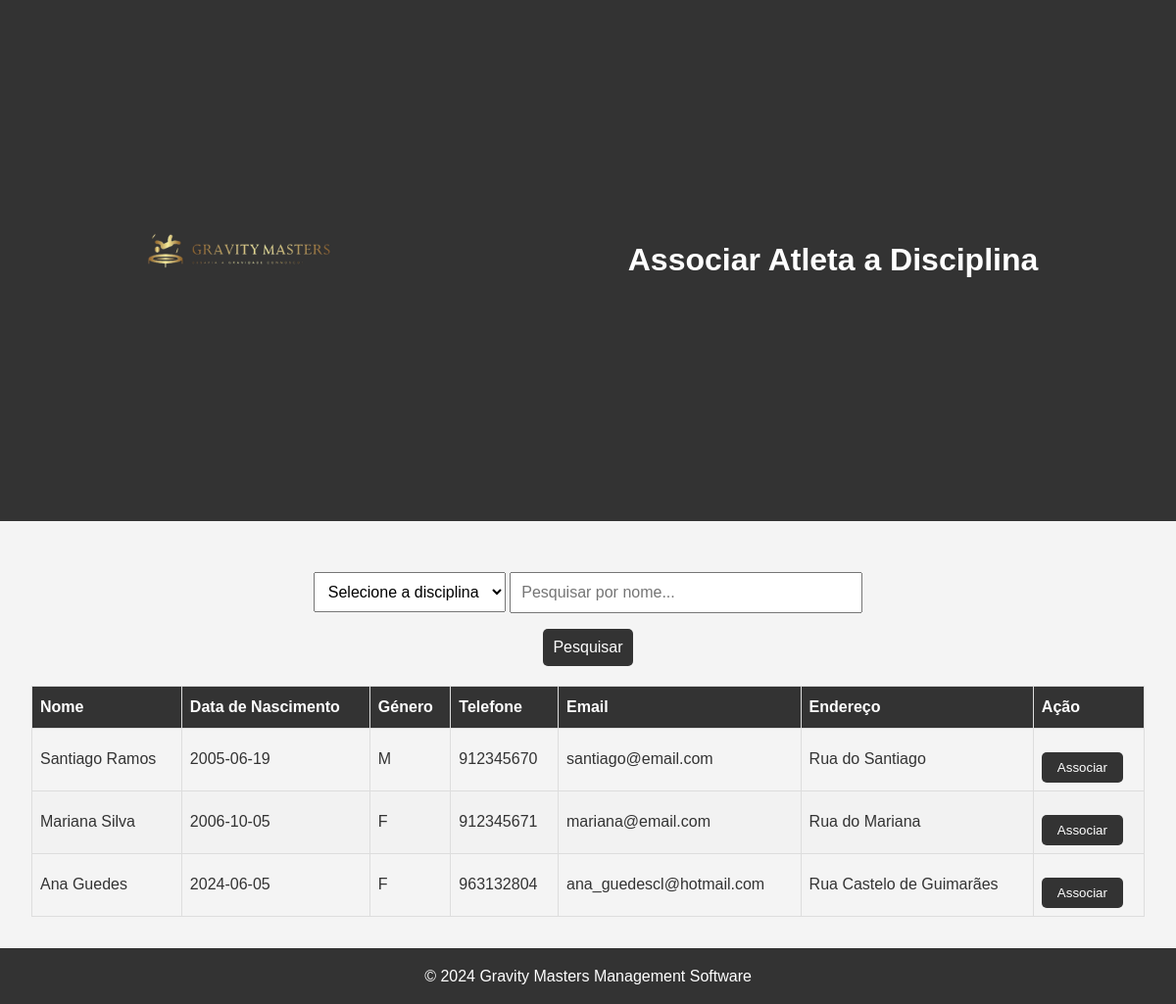
The page /frontend/assign_discipline.php on the database as committed earlier.
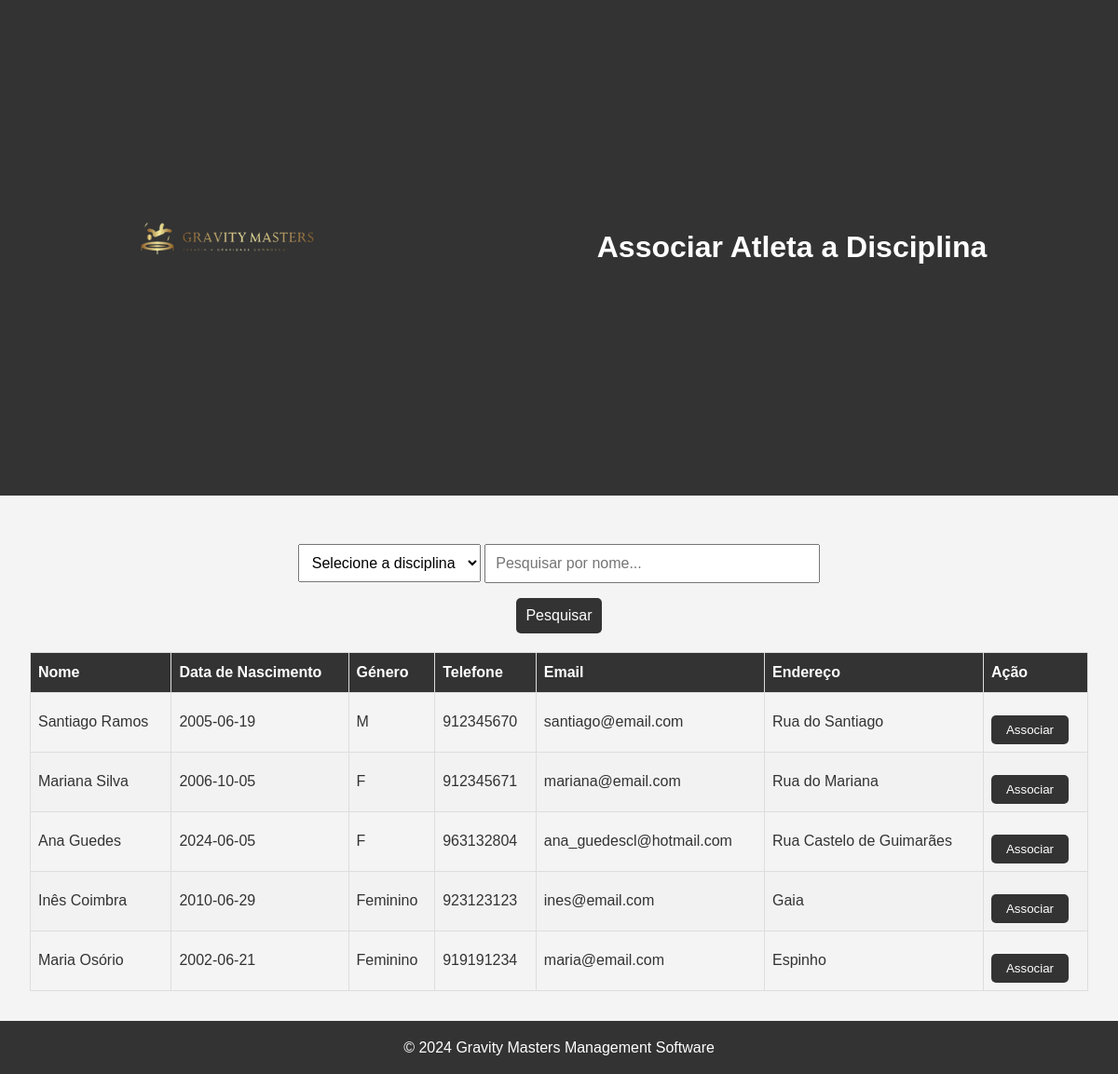
The same page on the database as committed later.
### tables this page shows
CREATE TABLE Athlete (
    idAthlete INTEGER PRIMARY KEY AUTOINCREMENT,
    name VARCHAR(255) NOT NULL,
    birthday DATE NOT NULL,
    genre VARCHAR(1) NOT NULL,
    mobile VARCHAR(20) NOT NULL,
    email VARCHAR(255) NOT NULL,
    password VARCHAR(255) NOT NULL,
    address VARCHAR(255) NOT NULL,
    ageGroup VARCHAR(255) NOT NULL,
    UNIQUE(idAthlete),
    UNIQUE(mobile),
    UNIQUE(email),
    CHECK(email LIKE '%@%')
);

### frontend/assign_discipline.php (the view, shortened to what this page needs)
<!DOCTYPE html>
<html lang="pt">
<head>
    <link rel="stylesheet" href="../css/assign_discipline.css">
</head>
<body>
    <header>
        <div class="header-content">
            <img src="..\imagens\teste.png" alt="Logo do Clube" class="header-logo">
            <h1>Associar Atleta a Disciplina</h1>
        </div>
    </header>
    <main>
        <div class="search-container">
            <select id="disciplineSelect">
                <option value="">Selecione a disciplina</option>
            </select>
            <input type="text" id="searchInput" onkeyup="filterTable()" placeholder="Pesquisar por nome...">
            <button type="button" onclick="filterTable()">Pesquisar</button>
        </div>
        <table id="athleteTable">
            <thead>
                <tr>
                    <th>Nome</th>
                    <th>Data de Nascimento</th>
                    <th>Género</th>
                    <th>Telefone</th>
                    <th>Email</th>
                    <th>Endereço</th>
                    <th>Ação</th>
                </tr>
            </thead>
            <tbody>
                <?php
                include '../backend/db_connect.php';
                try {
                    $sql = "SELECT idAthlete, name, birthday, genre, mobile, email, address FROM Athlete";
                    $stmt = $conn->query($sql);
                    while ($row = $stmt->fetch(PDO::FETCH_ASSOC)) {
                        echo "<tr>";
                        echo "<td>{$row['name']}</td>";
                        echo "<td>{$row['birthday']}</td>";
                        echo "<td>{$row['genre']}</td>";
                        echo "<td>{$row['mobile']}</td>";
                        echo "<td>{$row['email']}</td>";
                        echo "<td>{$row['address']}</td>";
                        echo "<td>
                                 <form action='../backend/assign_discipline.php' method='POST' onsubmit='return validateForm(this);'>
                                     <input type='hidden' name='athlete_id' value='{$row['idAthlete']}'>
                                     <input type='hidden' name='discipline' value='' class='disciplineInput'>
                                     <button type='submit'>Associar</button>
                                 </form>
                              </td>";
                        echo "</tr>";
                    }
                } catch (Exception $e) {
                    echo "<tr><td colspan='7'>Erro: " . $e->getMessage() . "</td></tr>";
                }
                ?>
            </tbody>
        </table>
    </main>
    <footer>
        <p>&copy; 2024 Gravity Masters Management Software</p>
    </footer>
</body>
</html>

### css/assign_discipline.css (style rules this page uses)
* { margin: 0; padding: 0; box-sizing: border-box; }
body { font-family: Arial, sans-serif; line-height: 1.6; background-color: #f4f4f4; color: #333; display: flex; flex-direction: column; min-height: 100vh; }
header { background: #333; color: #fff; padding: 1rem; text-align: center; }
.header-content { display: flex; align-items: center; justify-content: space-between; max-width: 1200px; margin: 0 auto; padding: 0 1rem; }
.header-logo { max-height: 100%; height: auto; margin-right: 0rem; }
header h1 { flex: 1; text-align: center; margin: 0; font-size: 2rem; }
main { flex: 1; padding: 2rem; text-align: center; }
button { display: inline-block; background: #333; color: #fff; padding: 0.5rem 1rem; border: none; border-radius: 5px; cursor: pointer; transition: background 0.3s; margin-top: 1rem; }
table { width: 100%; border-collapse: collapse; margin-top: 1rem; }
thead { background: #333; color: #fff; }
th, td { padding: 8px; border: 1px solid #dddddd; text-align: left; }
tr:nth-child(even) { background-color: #f2f2f2; }
.search-container { margin: 20px auto; max-width: 600px; }
.search-container select, .search-container input[type=text], .search-container button { padding: 10px; font-size: 16px; }
.search-container input[type=text] { width: 60%; }
.search-container button { background: #333; border: none; cursor: pointer; transition: background 0.3s; }
footer { background: #333; color: #fff; text-align: center; padding: 1rem 0; margin-top: auto; }

Rows that differ between the two databases and show on the page:
added athlete: name "Inês Coimbra", birthday "2010-06-29", genre "Feminino", mobile "923123123", email "ines@email.com", address "Gaia"
added athlete: name "Maria Osório", birthday "2002-06-21", genre "Feminino", mobile "919191234", email "maria@email.com", address "Espinho"
